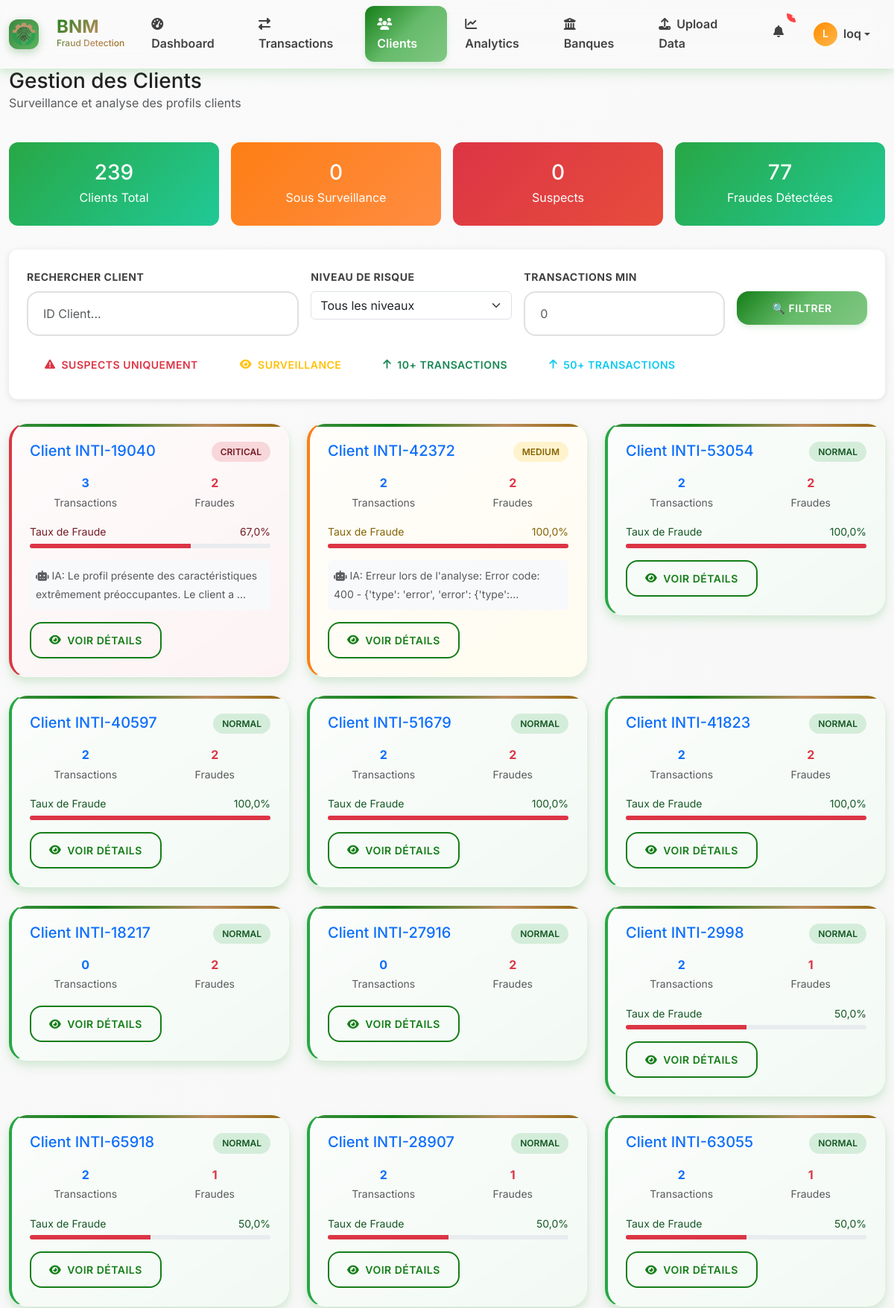
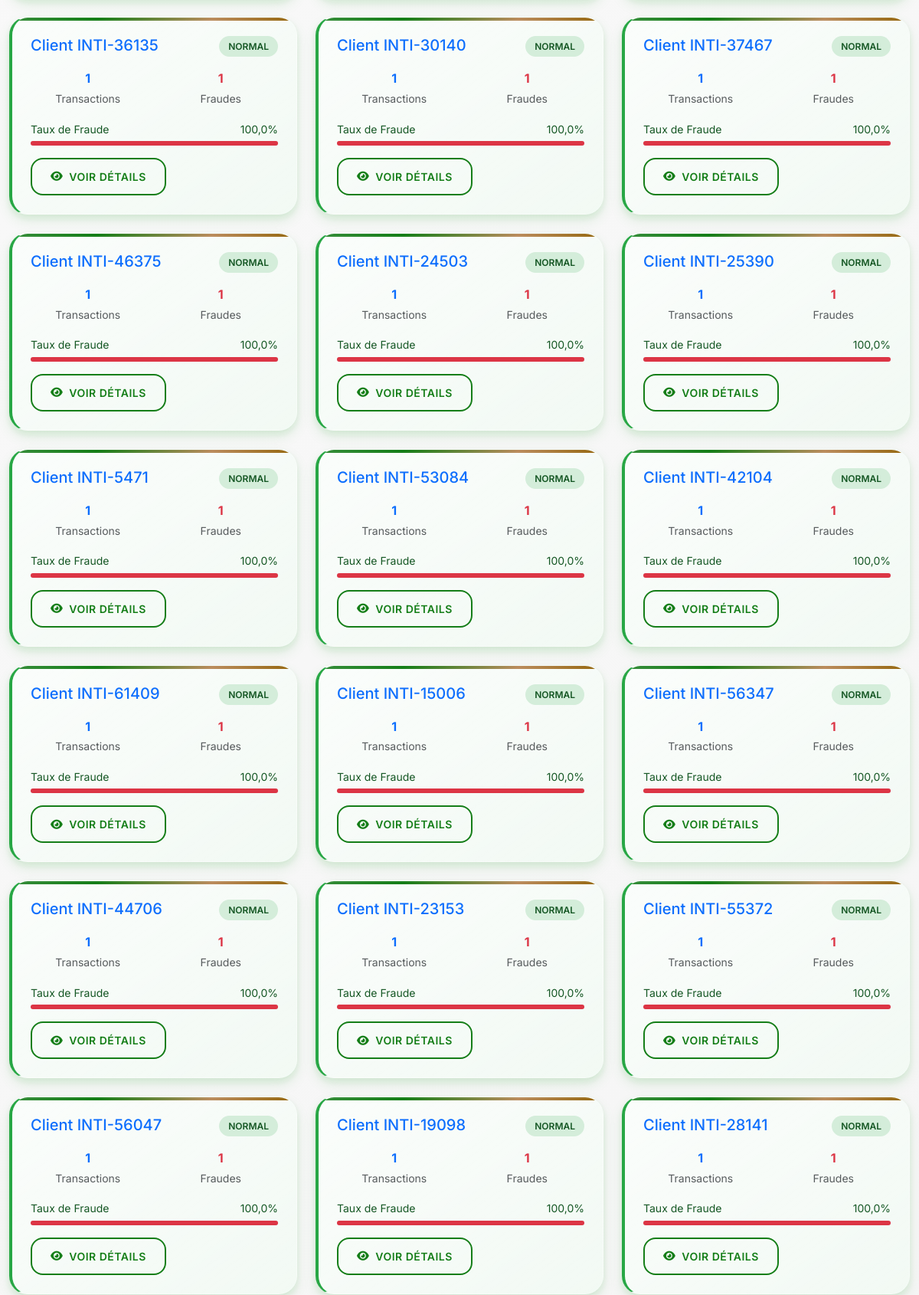
/clients/ (signed in, upper part), run on the app's committed database (2 pictures, top to bottom).
### fraud_detection/models.py (models this page shows, shortened)
class CustomUser(AbstractUser):
    department = models.CharField(max_length=50, blank=True)
    last_login_ip = models.GenericIPAddressField(null=True, blank=True)
    created_at = models.DateTimeField(auto_now_add=True)

class Client(models.Model):
    RISK_LEVELS = [
        ('NORMAL', 'Normal'),
        ('WATCH', 'Surveillance'),
        ('SUSPECT', 'Suspect')
    ]
    client_id = models.CharField(max_length=50, unique=True, verbose_name="ID Client")
    total_transactions_sent = models.IntegerField(default=0)
    total_transactions_received = models.IntegerField(default=0)
    total_amount_sent = models.DecimalField(max_digits=15, decimal_places=2, default=0)
    total_amount_received = models.DecimalField(max_digits=15, decimal_places=2, default=0)
    avg_transaction_amount = models.DecimalField(max_digits=15, decimal_places=2, default=0)
    max_transaction_amount = models.DecimalField(max_digits=15, decimal_places=2, default=0)
    min_transaction_amount = models.DecimalField(max_digits=15, decimal_places=2, default=0)
    most_common_transaction_type = models.CharField(max_length=3, blank=True)
    unique_banks_used = models.IntegerField(default=0)
    self_transfers_count = models.IntegerField(default=0)
    failed_transactions_count = models.IntegerField(default=0)
    fraud_transactions_count = models.IntegerField(default=0)
    most_active_hour = models.IntegerField(null=True, blank=True)
    most_active_day = models.IntegerField(null=True, blank=True)
    weekend_transactions = models.IntegerField(default=0)
    night_transactions = models.IntegerField(default=0)  # 22h-6h
    risk_score = models.FloatField(default=0.0)
    risk_level = models.CharField(max_length=10, choices=RISK_LEVELS, default='NORMAL')
    claude_risk_assessment = models.TextField(blank=True, verbose_name="Évaluation IA")
    claude_risk_level = models.CharField(
        max_length=15,
        choices=RISK_LEVELS,
        default='NORMAL',
        verbose_name="Niveau Risque IA"
    )
    claude_behavioral_patterns = models.JSONField(null=True, blank=True, verbose_name="Patterns Comportementaux")
    claude_last_analyzed = models.DateTimeField(null=True, blank=True)
    first_transaction_date = models.DateTimeField(null=True, blank=True)
    last_transaction_date = models.DateTimeField(null=True, blank=True)
    created_at = models.DateTimeField(auto_now_add=True)
    updated_at = models.DateTimeField(auto_now=True)
    fraud_rate = models.FloatField(default=0.0, verbose_name="Taux de Fraude (%)")
    class Meta:
        ordering = ['-fraud_transactions_count', '-total_transactions_sent']
        verbose_name = "Client"
        verbose_name_plural = "Clients"
        indexes = [
            models.Index(fields=['risk_level']),
            models.Index(fields=['fraud_transactions_count']),
        ]

### fraud_detection/views.py (the view, shortened to what this page needs)
# urls.py: path('clients/', views.client_list_view, name='client_list'),
@login_required
def client_list_view(request):
    clients = Client.objects.order_by('-fraud_transactions_count', '-total_transactions_sent')
    search = request.GET.get('search')
    if search:
        clients = clients.filter(client_id__icontains=search)
    risk_level = request.GET.get('risk')
    if risk_level:
        clients = clients.filter(claude_risk_level=risk_level)
    min_transactions = request.GET.get('min_transactions')
    clients_watch_count = Client.objects.filter(claude_risk_level='WATCH').count()
    clients_suspect_count = Client.objects.filter(claude_risk_level='SUSPECT').count()
    total_fraud_transactions = Client.objects.aggregate(
        total=Sum('fraud_transactions_count'))['total'] or 0
    paginator = Paginator(clients, 30)
    page_number = request.GET.get('page')
    page_obj = paginator.get_page(page_number)
    context = {
        'page_obj': page_obj,
        'clients_watch_count': clients_watch_count,
        'clients_suspect_count': clients_suspect_count,
        'total_fraud_transactions': total_fraud_transactions,
        'current_filters': {
            'search': search,
            'risk': risk_level,
            'min_transactions': min_transactions
        }
    }
    return render(request, 'clients/list.html', context)

### templates/clients/list.html (shortened to what this page needs)
{% extends 'base/base.html' %}
{% load static %}
{% block content %}
<div class="container-fluid">
    <div class="d-flex justify-content-between align-items-center mb-4">
        <div>
            <h1 class="h3 mb-0">Gestion des Clients</h1>
            <p class="text-muted">Surveillance et analyse des profils clients</p>
        </div>
    </div>
    <div class="stats-grid">
        <div class="stat-card">
            <h3 class="mb-1">{{ page_obj.paginator.count }}</h3>
            <p class="mb-0">Clients Total</p>
        </div>
        <div class="stat-card orange">
            <h3 class="mb-1">{{ clients_medium_count|default:0 }}</h3>
            <p class="mb-0">Sous Surveillance</p>
        </div>
        <div class="stat-card red">
            <h3 class="mb-1">{{ clients_suspect_count|default:0 }}</h3>
            <p class="mb-0">Suspects</p>
        </div>
        <div class="stat-card">
            <h3 class="mb-1">{{ total_fraud_transactions|default:0 }}</h3>
            <p class="mb-0">Fraudes Détectées</p>
        </div>
    </div>
<div class="filter-section">
    <form method="GET" class="row g-3">
        <div class="col-md-4">
            <label class="form-label">Rechercher Client</label>
            <input type="text"
                   class="form-control"
                   name="search"
                   value="{{ request.GET.search|default:'' }}"
                   placeholder="ID Client...">
        </div>
        <div class="col-md-3">
            <label class="form-label">Niveau de Risque</label>
            <select class="form-select" name="risk">
                <option value="">Tous les niveaux</option>
            </select>
        </div>
        <div class="col-md-3">
            <label class="form-label">Transactions Min</label>
            <input type="number"
                   class="form-control"
                   name="min_transactions"
                   value="{{ request.GET.min_transactions|default:'' }}"
                   placeholder="0"
                   min="0">
        </div>
        <div class="col-md-2">
            <label class="form-label">&nbsp;</label>
            <div class="d-grid">
                <input type="submit" value="🔍 Filtrer" class="btn btn-primary">
            </div>
        </div>
    </form>
    <div class="mt-3">
        <div class="d-flex flex-wrap gap-2">
            <a href="?risk=SUSPECT" class="btn btn-sm btn-outline-danger">
                <i class="fas fa-exclamation-triangle"></i> Suspects Uniquement
            </a>
            <a href="?risk=medium" class="btn btn-sm btn-outline-warning">
                <i class="fas fa-eye"></i> Surveillance
            </a>
            <a href="?min_transactions=10" class="btn btn-sm btn-outline-success">
                <i class="fas fa-arrow-up"></i> 10+ Transactions
            </a>
            <a href="?min_transactions=50" class="btn btn-sm btn-outline-info">
                <i class="fas fa-arrow-up"></i> 50+ Transactions
            </a>
        </div>
    </div>
</div>
    <div class="row">
        {% for client in page_obj %}
        <div class="col-lg-6 col-xl-4 mb-4">
            <div class="card client-card risk-{{ client.claude_risk_level|lower }}">
                <div class="card-body">
                    <div class="d-flex justify-content-between align-items-start mb-3">
                        <h5 class="card-title mb-0">
                            <a href="{% url 'client_detail' client.client_id %}" class="text-decoration-none">
                                Client {{ client.client_id }}
                            </a>
                        </h5>
                        <span class="risk-badge risk-{{ client.claude_risk_level|lower }}">
                            {{ client.get_claude_risk_level_display }}
                        </span>
                    </div>
                    <div class="row text-center mb-3">
                        <div class="col-6">
                            <div class="fw-bold text-primary">{{ client.total_transactions_sent }}</div>
                            <small class="text-muted">Transactions</small>
                        </div>
                        <div class="col-6">
                            <div class="fw-bold text-danger">{{ client.fraud_transactions_count }}</div>
                            <small class="text-muted">Fraudes</small>
                        </div>
                    </div>
                    {% if client.fraud_transactions_count > 0 and client.total_transactions_sent > 0 %}
                    {% widthratio client.fraud_transactions_count client.total_transactions_sent 100 as fraud_rate %}
                    <div class="mb-3">
                        <div class="d-flex justify-content-between mb-1">
                            <small>Taux de Fraude</small>
                            <small>{{ fraud_rate|floatformat:1 }}%</small>
                        </div>
                        <div class="progress" style="height: 6px; background-color: #e9ecef;">
                            <div class="progress-bar bg-danger"
                                 style="width: {{ fraud_rate }}%; min-width: {% if fraud_rate > 0 and fraud_rate < 2 %}2%{% endif %};">
                            </div>
                        </div>
                    </div>
                    {% endif %}
                    {% if client.claude_risk_assessment %}
                    <div class="mt-3 p-2 bg-light rounded">
                        <small class="text-muted">
                            <i class="fas fa-robot"></i> IA: {{ client.claude_risk_assessment|truncatechars:80 }}
                        </small>
                    </div>
                    {% endif %}
                    <div class="mt-3">
                        <a href="{% url 'client_detail' client.client_id %}" class="btn btn-sm btn-outline-primary">
                            <i class="fas fa-eye"></i> Voir Détails
                        </a>
                    </div>
                </div>
            </div>
        </div>
        {% endfor %}
    </div>
</div>
{% endblock %}

### templates/base/base.html (shortened to what this page needs)
{% load static %}
<!DOCTYPE html>
<html lang="fr">
<head>
    <link href="https://cdn.jsdelivr.net/npm/bootstrap@5.3.0/dist/css/bootstrap.min.css" rel="stylesheet">
    <link rel="stylesheet" href="https://cdnjs.cloudflare.com/ajax/libs/font-awesome/6.4.0/css/all.min.css">
    {% load static %}
    <link rel="stylesheet" href="{% static 'css/BNM-enhanced.css' %}">
</head>
<body>
    <nav class="navbar navbar-expand-lg navbar-light sticky-top">
        <div class="container-fluid">
            <a class="navbar-brand d-flex align-items-center" href="{% url 'dashboard' %}">
                <div class="navbar-brand-logo"><img src="{% static 'images/image.png' %}" alt=""></div>
                <div>
                    <div style="font-size: 1.5rem; font-weight: 700; line-height: 1;">BNM</div>
                    <div style="font-size: 0.75rem; color: #757575; font-weight: 500;">Fraud Detection</div>
                </div>
            </a>
            <div class="collapse navbar-collapse" id="navbarNav">
                <ul class="navbar-nav me-auto">
                    <li class="nav-item">
                        <a class="nav-link {% if request.resolver_match.url_name == 'dashboard' %}active{% endif %}" href="{% url 'dashboard' %}">
                            <i class="fas fa-tachometer-alt me-2"></i>Dashboard
                        </a>
                    </li>
                    <li class="nav-item">
                        <a class="nav-link {% if 'transaction' in request.resolver_match.url_name %}active{% endif %}" href="{% url 'transaction_list' %}">
                            <i class="fas fa-exchange-alt me-2"></i>Transactions
                        </a>
                    </li>
                    <li class="nav-item">
                        <a class="nav-link {% if 'client' in request.resolver_match.url_name %}active{% endif %}" href="{% url 'client_list' %}">
                            <i class="fas fa-users me-2"></i>Clients
                        </a>
                    </li>
                    <li class="nav-item">
                        <a class="nav-link {% if 'analytics' in request.resolver_match.url_name %}active{% endif %}" href="{% url 'analytics' %}">
                            <i class="fas fa-chart-line me-2"></i>Analytics
                        </a>
                    </li>
                    <li class="nav-item">
                        <a class="nav-link {% if 'bank' in request.resolver_match.url_name %}active{% endif %}" href="{% url 'bank_list' %}">
                            <i class="fas fa-university me-2"></i>Banques
                        </a>
                    </li>
                    <li class="nav-item">
                        <a class="nav-link {% if 'upload' in request.resolver_match.url_name %}active{% endif %}" href="{% url 'upload_csv' %}">
                            <i class="fas fa-upload me-2"></i>Upload Data
                        </a>
                    </li>
                </ul>
                <ul class="navbar-nav">
                    <li class="nav-item dropdown">
                        <a class="nav-link position-relative" href="#" id="notificationDropdown" role="button" data-bs-toggle="dropdown">
                            <i class="fas fa-bell"></i>
                            <span class="notification-badge">3</span>
                        </a>
                    </li>
                    <li class="nav-item dropdown">
                        <a class="nav-link dropdown-toggle d-flex align-items-center" href="#" id="userDropdown" role="button" data-bs-toggle="dropdown">
                            <div class="user-avatar">
                                {{ user.first_name.0|default:user.username.0|upper }}
                            </div>
                            <span class="d-none d-md-inline">{{ user.get_full_name|default:user.username }}</span>
                        </a>
                    </li>
                </ul>
            </div>
        </div>
    </nav>
    <main class="page-transition" id="mainContent">
        {% block content %}{% endblock %}
    </main>
</body>
</html>

### data on the page
CustomUser: first_name.0 "L", get_full_name "loq"
Client: client_id "INTI-19040", claude_risk_level "CRITICAL", total_transactions_sent "3", fraud_transactions_count "2", fraud_rate "67,0", {{ fraud_rate }} 67 (drawn), claude_risk_assessment "Le profil présente des caractéristiques extrêmement préoccupantes. Le client a …"
Client: client_id "INTI-42372", claude_risk_level "MEDIUM", total_transactions_sent "2", fraud_transactions_count "2", fraud_rate "100,0", {{ fraud_rate }} 100 (drawn), claude_risk_assessment "Erreur lors de l'analyse: Error code: 400 - {'type': 'error', 'error': {'type':…"
Client: client_id "INTI-53054", claude_risk_level "NORMAL", total_transactions_sent "2", fraud_transactions_count "2", fraud_rate "100,0", {{ fraud_rate }} 100 (drawn)
Client: client_id "INTI-40597", claude_risk_level "NORMAL", total_transactions_sent "2", fraud_transactions_count "2", fraud_rate "100,0", {{ fraud_rate }} 100 (drawn)
Client: client_id "INTI-51679", claude_risk_level "NORMAL", total_transactions_sent "2", fraud_transactions_count "2", fraud_rate "100,0", {{ fraud_rate }} 100 (drawn)
Client: client_id "INTI-41823", claude_risk_level "NORMAL", total_transactions_sent "2", fraud_transactions_count "2", fraud_rate "100,0", {{ fraud_rate }} 100 (drawn)
Client: client_id "INTI-18217", claude_risk_level "NORMAL", total_transactions_sent "0", fraud_transactions_count "2"
Client: client_id "INTI-27916", claude_risk_level "NORMAL", total_transactions_sent "0", fraud_transactions_count "2"
Client: client_id "INTI-2998", claude_risk_level "NORMAL", total_transactions_sent "2", fraud_transactions_count "1", fraud_rate "50,0", {{ fraud_rate }} 50 (drawn)
Client: client_id "INTI-65918", claude_risk_level "NORMAL", total_transactions_sent "2", fraud_transactions_count "1", fraud_rate "50,0", {{ fraud_rate }} 50 (drawn)
Client: client_id "INTI-28907", claude_risk_level "NORMAL", total_transactions_sent "2", fraud_transactions_count "1", fraud_rate "50,0", {{ fraud_rate }} 50 (drawn)
Client: client_id "INTI-63055", claude_risk_level "NORMAL", total_transactions_sent "2", fraud_transactions_count "1", fraud_rate "50,0", {{ fraud_rate }} 50 (drawn)
Client: client_id "INTI-36135", claude_risk_level "NORMAL", total_transactions_sent "1", fraud_transactions_count "1", fraud_rate "100,0", {{ fraud_rate }} 100 (drawn)
Client: client_id "INTI-30140", claude_risk_level "NORMAL", total_transactions_sent "1", fraud_transactions_count "1", fraud_rate "100,0", {{ fraud_rate }} 100 (drawn)
Client: client_id "INTI-37467", claude_risk_level "NORMAL", total_transactions_sent "1", fraud_transactions_count "1", fraud_rate "100,0", {{ fraud_rate }} 100 (drawn)
Client: client_id "INTI-46375", claude_risk_level "NORMAL", total_transactions_sent "1", fraud_transactions_count "1", fraud_rate "100,0", {{ fraud_rate }} 100 (drawn)
Client: client_id "INTI-24503", claude_risk_level "NORMAL", total_transactions_sent "1", fraud_transactions_count "1", fraud_rate "100,0", {{ fraud_rate }} 100 (drawn)
Client: client_id "INTI-25390", claude_risk_level "NORMAL", total_transactions_sent "1", fraud_transactions_count "1", fraud_rate "100,0", {{ fraud_rate }} 100 (drawn)
Client: client_id "INTI-5471", claude_risk_level "NORMAL", total_transactions_sent "1", fraud_transactions_count "1", fraud_rate "100,0", {{ fraud_rate }} 100 (drawn)
Client: client_id "INTI-53084", claude_risk_level "NORMAL", total_transactions_sent "1", fraud_transactions_count "1", fraud_rate "100,0", {{ fraud_rate }} 100 (drawn)
Client: client_id "INTI-42104", claude_risk_level "NORMAL", total_transactions_sent "1", fraud_transactions_count "1", fraud_rate "100,0", {{ fraud_rate }} 100 (drawn)
Client: client_id "INTI-61409", claude_risk_level "NORMAL", total_transactions_sent "1", fraud_transactions_count "1", fraud_rate "100,0", {{ fraud_rate }} 100 (drawn)
Client: client_id "INTI-15006", claude_risk_level "NORMAL", total_transactions_sent "1", fraud_transactions_count "1", fraud_rate "100,0", {{ fraud_rate }} 100 (drawn)
Client: client_id "INTI-56347", claude_risk_level "NORMAL", total_transactions_sent "1", fraud_transactions_count "1", fraud_rate "100,0", {{ fraud_rate }} 100 (drawn)
Client: client_id "INTI-44706", claude_risk_level "NORMAL", total_transactions_sent "1", fraud_transactions_count "1", fraud_rate "100,0", {{ fraud_rate }} 100 (drawn)
Client: client_id "INTI-23153", claude_risk_level "NORMAL", total_transactions_sent "1", fraud_transactions_count "1", fraud_rate "100,0", {{ fraud_rate }} 100 (drawn)
Client: client_id "INTI-55372", claude_risk_level "NORMAL", total_transactions_sent "1", fraud_transactions_count "1", fraud_rate "100,0", {{ fraud_rate }} 100 (drawn)
Client: client_id "INTI-56047", claude_risk_level "NORMAL", total_transactions_sent "1", fraud_transactions_count "1", fraud_rate "100,0", {{ fraud_rate }} 100 (drawn)
Client: client_id "INTI-19098", claude_risk_level "NORMAL", total_transactions_sent "1", fraud_transactions_count "1", fraud_rate "100,0", {{ fraud_rate }} 100 (drawn)
Client: client_id "INTI-28141", claude_risk_level "NORMAL", total_transactions_sent "1", fraud_transactions_count "1", fraud_rate "100,0", {{ fraud_rate }} 100 (drawn)

### other printed values
{{ page_obj.paginator.count }} "239"
{{ clients_medium_count|default:0 }} "0"
{{ clients_suspect_count|default:0 }} "0"
{{ total_fraud_transactions|default:0 }} "77"
